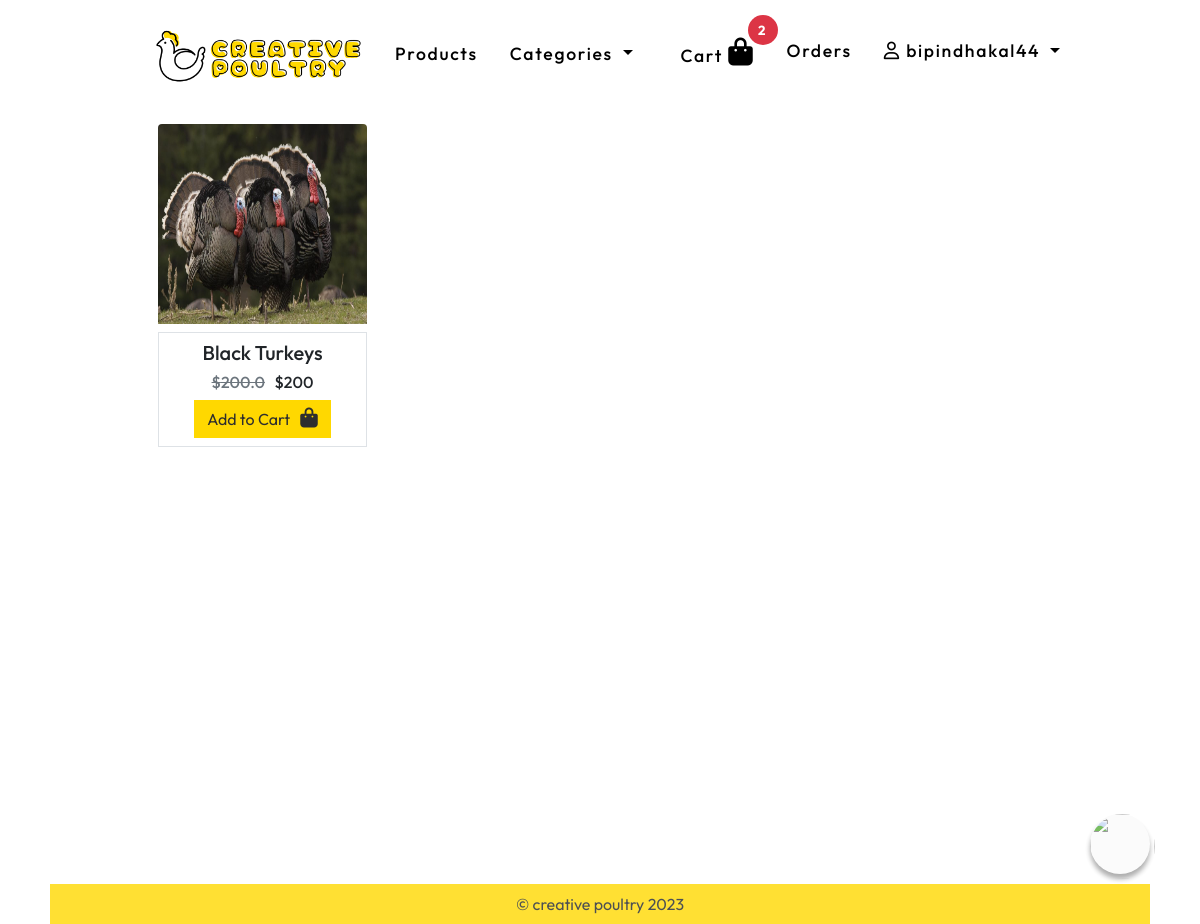
The app's page /products/1/category (signed in) with its own data.
### account/models.py (models this page shows, shortened)
class User(AbstractBaseUser, PermissionsMixin):
    email = models.EmailField(unique=True)
    first_name = models.CharField(max_length=30, blank=True)
    last_name = models.CharField(max_length=30, blank=True)
    is_active = models.BooleanField(default=True)
    is_staff = models.BooleanField(default=False)
    document = models.BooleanField(default=False)
    date_joined = models.DateTimeField(default=timezone.now)
    is_business = models.BooleanField(default=False)
    is_customer = models.BooleanField(default=False)
    is_approved = models.BooleanField(default=False)
    USERNAME_FIELD = 'email'
    REQUIRED_FIELDS = []
    objects = CustomUserManager()
    @property
    def username(self):
        return self.email.split('@')[0]

### product/models.py (models this page shows, shortened)
class Product(models.Model):
    category = models.ForeignKey(Category, on_delete=models.CASCADE)
    creator = models.ForeignKey(User, on_delete=models.CASCADE)
    name = models.CharField(max_length=100, null=False)
    desc = models.TextField(null=False)
    price = models.IntegerField(default=0, null=False)
    discount = models.IntegerField(default=0, null=False)
    image = models.ImageField(upload_to='product_images', null=False)
    stock_quantity = models.PositiveIntegerField(default=0, null=False)
    @property
    def mprice(self):
        return self.price + (self.price * (self.discount/100))

### product/views.py (the view)
# urls.py: path('<pk>/category',ProductCategoryView.as_view(),name='category'),
class ProductCategoryView(ListView):
    template_name='product/product-category.html'
    model = Product
    def get_queryset(self,**kwargs):
        cid=self.kwargs['pk']
        queryset = Product.objects.filter(category = cid)
        return queryset.order_by('-id')

### product/category_nav.py (called while the page is built)
def navbar(request):
    cartcount =0
    if not request.user.is_anonymous and request.user.is_customer :
        cart = Cart.objects.get(user=request.user)
        cartcount = CartItem.objects.filter(cart=cart).count()
    cats = Category.objects.all()
    return {'categories': cats,'cartcount':cartcount}

### templates/product/product-category.html (shortened to what this page needs)
{% extends '../base.html' %}
{% load static %}
{%block bodyblock%}
<div class="container-fluid px-0 mt-2 mx-0 homediv " >
 <div class="container col-lg-9 ">
  <div class="row">
   {%for i in object_list %}
   <div class="col-lg-3 col-md-3  mb-2 p-2  product">
      <a class="text-decoration-none text-dark" href="{%url 'product:detail' pk=i.id %}">
     <div>
      <img class="rounded-top" style="height: 200px ; width: 100%;" src="{{i.image.url}}" alt="image">
     </div>
      <div class=" mt-2 p-2 border productdesc text-center">
         <h5>{{i.name}}</h5>
         <h6><strike class="text-secondary">${{i.mprice}}</strike> &nbsp; ${{i.price}}</h6>
        <div class="mt-2 d-flex justify-content-center">
         <a href="{% url 'cart:add' pk=i.id %}" class="btn btn-basket">Add to Cart &nbsp; <i class="fs-5 fa-solid fa-bag-shopping" title="cart"></i></a>
        </div>
      </div>
   </a>
   </div>
   {%empty%}
   <p class="text-center p-4 m-5 fs-4">No products yet.</p>
   {%endfor%}
  </div>
 </div>
</div>
{%endblock%}

### templates/navbar.html (shortened to what this page needs)
  {% load static %}
<div class="container-fluid px-0 mx-0  ">
    <div class="container col-lg-10 py-3">
      {%if user.is_authenticated %}
        {%if user.is_business%}
        {% include 'businessnavbar.html'%}
        {%else%}
      <nav class="navbar navbar-expand-lg">
        <div class="container-fluid">
          <a class=" text-decoration-none logo" href="{%url 'product:home' %}">
            <img height="60" src="{% static 'images/logo.png'%}" alt="logo">
          </a>
          <div class="collapse navbar-collapse" id="navbarSupportedContent">
            <ul class="navbar-nav me-auto mb-2 mb-lg-0">
              <li class="nav-item me-3">
                <a class="nav-link " href="{%url 'product:home' %}">Products</a>
              </li>
              <li class="nav-item dropdown me-2">
                <a class="nav-link dropdown-toggle" href="#" id="navbarDropdownMenuLink" role="button" data-bs-toggle="dropdown" aria-expanded="false">
                 Categories
                </a>
              </li>
            </ul>
              <ul class="navbar-nav ms-auto mb-2 mb-lg-0">
              <li class="nav-item me-3">
                <a class="nav-link position-relative" aria-current="page" href="{% url 'cart:home'%}"
                  >Cart <i class="fs-3 fa-solid fa-bag-shopping" title="cart"></i>
                  <span class="position-absolute top-0 start-100 translate-middle badge rounded-pill bg-danger">
                    {{cartcount}}
                    </span>
                  </a
                >
              </li>
              <li class="nav-item me-3">
                <a class="nav-link {{homepage}}" aria-current="page" href="{% url 'order:user-orders'%}"
                  >Orders</a
                >
              </li>
              <li class="nav-item dropdown me-2">
                <a class="nav-link dropdown-toggle" href="#" id="navbarDropdownMenuLink" role="button" data-bs-toggle="dropdown" aria-expanded="false">
                  <i class="fa-regular fa-user"></i> {{user.username}}
                </a>
              </li>
              </ul>
          </div>
        </div>
      </nav>
        {%endif%}
      {%endif%}
    </div>
  </div>

### staticfiles/css/style.css (style rules this page uses)
* { box-sizing: border-box; font-family: "Outfit", sans-serif; scroll-behavior: smooth; }
html, body { height: 90%; }
.homediv { min-height: calc(100% ) !important; }
.btn { border-radius: 0px !important; }
.nav-link { font-size: 1.1rem; font-weight: 500; letter-spacing: 1.7px; color: #000; transition: 0.78s; }
.logo { font-size: 1.5rem; font-weight: 600; letter-spacing: 1.7px; color: #000; transition: 0.78s; }

### staticfiles/css/bot.css (style rules this page uses)
* { margin: 0; padding: 0; box-sizing: border-box; }
.badge { position: absolute; width: 30px; height: 30px; background-color: red; color: white; border-radius: 50%; display: flex; justify-content: center; align-items: center; top: -10px; right: -10px; }

### templates/product/product-category.html (style rules this page uses)
.btn-basket { background-color: #ffd800; color: #2e2e2e; }

### records on screen
User: username "bipindhakal44"
Product: image (picture), name "Black Turkeys", mprice "200.0", price "200"

### other values on screen
{{ cartcount }} "2"
